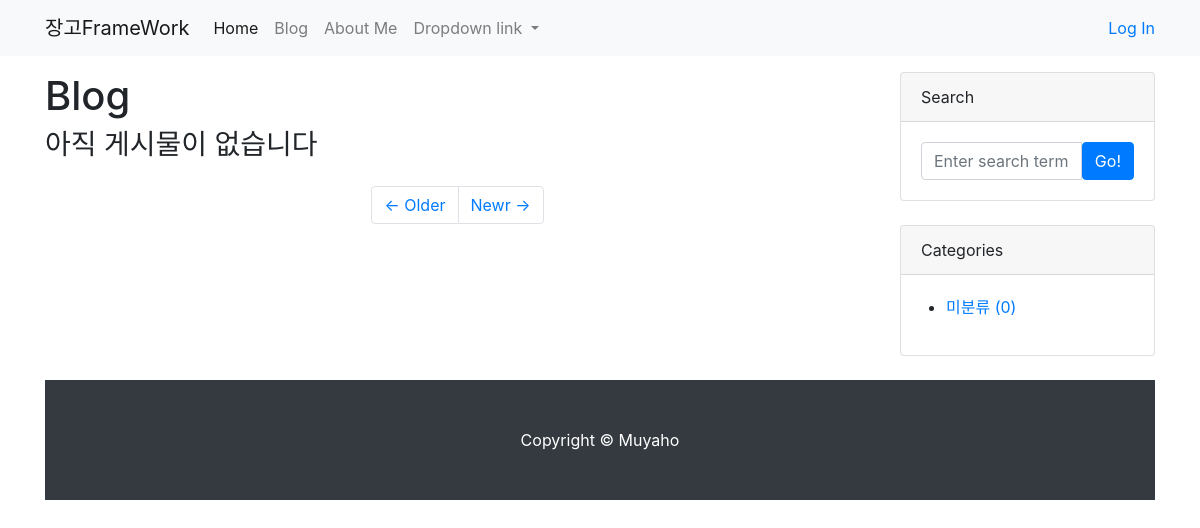
Page /blog/ on the earlier database version.
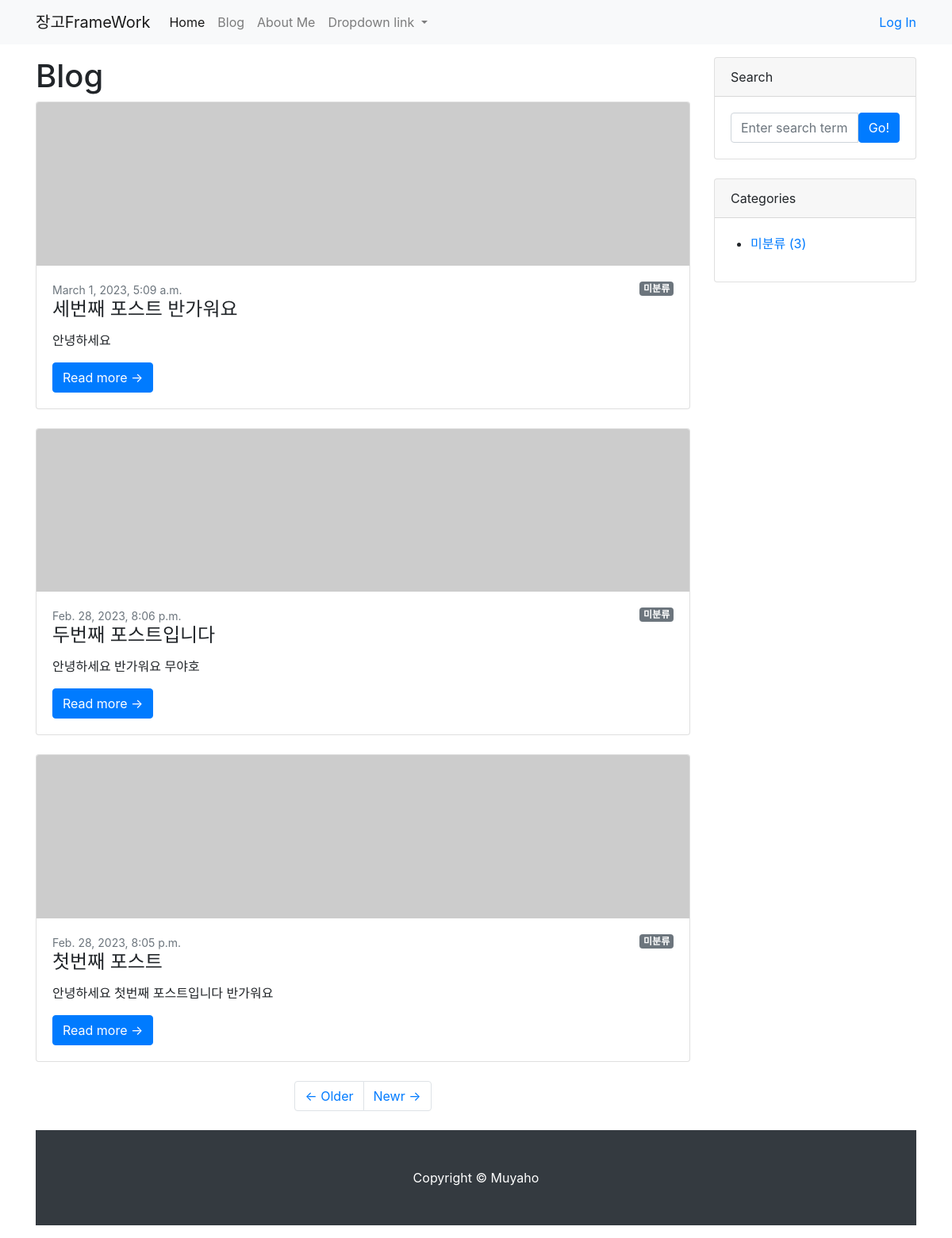
Same page on the later database version.
### blog/models.py (models this page shows, shortened)
class Post(models.Model):
    title= models.CharField(max_length=30)
    content= models.TextField()
    hook_text= models.CharField(max_length=100,blank=True)
    head_image=models.ImageField(upload_to='blog/images/%Y%m%d/',blank=True)
    file_upload=models.FileField(upload_to='blog/files/%Y%m%d/', blank=True)
    created_at= models.DateTimeField(auto_now_add=True)
    updated_at=models.DateTimeField(auto_now=True)
    author=models.ForeignKey(User,on_delete=models.SET_NULL,null=True)
    category=models.ForeignKey(Category,null=True,blank=True,on_delete=models.SET_NULL)
    tags=models.ManyToManyField(Tag,blank=True)
    def get_absolute_url(self):
        return f'/blog/{self.pk}'

### blog/views.py (the view)
# urls.py: path('blog/',views.PostList.as_view()),
class PostList(ListView):
    model = Post
    ordering = '-pk'
    def get_context_data(self, **kwargs):
        context=super(PostList,self).get_context_data()
        context['categories']= Category.objects.all()
        context['no_category_post_count']=Post.objects.filter(category=None).count()
        return context

### blog/templates/blog/post_list.html (shortened to what this page needs)
{% extends 'blog/base.html' %}
            {% block main_area%}
                <h1>Blog
                </h1>
                {% if post_list %}
                {% for p  in post_list %}
                <div class="card mb-4" id="post-{{p.pk}}">
                    {% if p.head_image %}
                    <a href="#!"><img class="card-img-top" src="{{p.head_image.url}}" alt="{{p}} head image"></a>
                    {% else %}
                    <a href="#!"><img class="card-img-top" src="https://picsum.photos/seed/{{p.id}}/800/200" alt="random_image"></a>
                    {% endif %}
                    <div class="card-body">
                        {% if p.category %}
                        <span class="badge  badge-secondary float-right">{{p.category}}</span>
                        {% else%}
                        <span class="badge  badge-secondary float-right">미분류</span>
                        {% endif %}
                        <div class="small text-muted">{{p.created_at}}</div>
                        <h2 class="card-title h4">{{p.title}}</h2>
                        <p class="card-text">{{p.content | truncatewords:45}}</p>
                        <a class="btn btn-primary" href="{{p.get_absolute_url}}">Read more →</a>
                    </div>
                </div>
                {% endfor %}
                {% else %}
                <h3>아직 게시물이 없습니다</h3>
                {% endif %}
                <ul class="pagination justify-content-center my-4">
                    <li class="page-item">
                        <a class="page-link" href="#!">&larr; Older</a>
                    </li>
                    <li class="page-item">
                        <a class="page-link" href="#!">Newr &rarr;</a>
                    </li>
                </ul>
            {% endblock %}

### blog/templates/blog/base.html (shortened to what this page needs)
<!DOCTYPE html>
{% load static %}
<html lang="ko">
<head>
    <link href="{% static 'blog/css/bootstrap.min.css' %}" rel="stylesheet" , type="text/css">
</head>
<body>
    {% include 'blog/navbar.html' %}
    <div class="container my-3">
        <div class="row">
            <div class="col-md-8 col-lg-9" id="main-area">
            {% block main_area%}
            {% endblock %}
            </div>
            <div class="col-md-4 col-lg-3">
                <div class="card mb-4">
                    <div class="card-header">Search</div>
                    <div class="card-body">
                        <div class="input-group">
                            <input class="form-control" type="text" placeholder="Enter search term..."
                                aria-label="Enter search term..." aria-describedby="button-search" />
                            <button class="btn btn-primary" id="button-search" type="button">Go!</button>
                        </div>
                    </div>
                </div>
                <div class="card mb-4" id="categories-card">
                    <div class="card-header">Categories</div>
                    <div class="card-body">
                        <div class="row">
                                <ul >
                                    <li>
                                        <a href="/blog/category/no_category/">미분류
                                        ({{no_category_post_count}})</a>
                                    </li>
                                </ul>
                        </div>
                    </div>
                </div>
            </div>
        </div>
{% include 'blog/footer.html' %}
</body>
</html>

### blog/templates/blog/navbar.html (shortened to what this page needs)
<nav class="navbar navbar-expand-lg navbar-light bg-light">
        <div class="container">
            <a class="navbar-brand" href="/">장고FrameWork</a>
            <div class="collapse navbar-collapse" id="navbarNavDropdown">
                <ul class="navbar-nav">
                    <li class="nav-item active">
                        <a class="nav-link" href="/">Home </a>
                    </li>
                    <li class="nav-item">
                        <a class="nav-link" href="/blog/">Blog</a>
                    </li>
                    <li class="nav-item">
                        <a class="nav-link" href="/about_me/">About Me</a>
                    </li>
                    <li class="nav-item dropdown">
                        <a class="nav-link dropdown-toggle" href="#" id="navbarDropdownMenuLink" data-toggle="dropdown"
                            aria-haspopup="true" aria-expanded="false">
                            Dropdown link
                        </a>
                    </li>
                </ul>
                <ul class="navbar-nav ml-auto">
                    <li class="nav-item"><a class="nav-ink" href="#" data-toggle="modal" data-target="#loginModal">Log
                            In</a></li>
                </ul>
            </div>
        </div>
    </nav>

### blog/templates/blog/footer.html
        <footer class="py-5 bg-dark">
            <div class="container">
                <p class="m-0 text-center text-white">Copyright &copy; Muyaho</p>
            </div>
        </footer>

Differences in the rows shown:
added Post: shows "미분류", created_at "March 1, 2023, 5:09 a.m.", title "세번째 포스트 반가워요", content "안녕하세요"
added Post: shows "미분류", created_at "Feb. 28, 2023, 8:06 p.m.", title "두번째 포스트입니다", content "안녕하세요 반가워요 무야호"
added Post: shows "미분류", created_at "Feb. 28, 2023, 8:05 p.m.", title "첫번째 포스트", content "안녕하세요 첫번째 포스트입니다 반가워요"
Other differences:
{{ no_category_post_count }}: "0" → "3"
text no longer shown: "아직 게시물이 없습니다"
